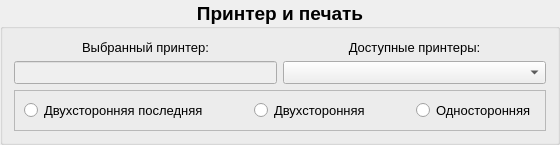
     <widget class="QGroupBox" name="groupBox_main_printer">
      <property name="font">
       <font>
        <pointsize>14</pointsize>
        <weight>75</weight>
        <bold>true</bold>
       </font>
      </property>
      <property name="title">
       <string>Принтер и печать</string>
      </property>
      <property name="alignment">
       <set>Qt::AlignCenter</set>
      </property>
      <layout class="QGridLayout" name="gridLayout_10">
       <item row="1" column="0">
        <widget class="QLineEdit" name="lineEdit_main_printer">
         <property name="enabled">
          <bool>false</bool>
         </property>
         <property name="sizePolicy">
          <sizepolicy hsizetype="Expanding" vsizetype="Fixed">
           <horstretch>0</horstretch>
           <verstretch>0</verstretch>
          </sizepolicy>
         </property>
         <property name="font">
          <font>
           <pointsize>10</pointsize>
           <weight>50</weight>
           <bold>false</bold>
          </font>
         </property>
        </widget>
       </item>
       <item row="2" column="0" colspan="2">
        <widget class="QFrame" name="frame_3">
         <property name="sizePolicy">
          <sizepolicy hsizetype="Preferred" vsizetype="Fixed">
           <horstretch>0</horstretch>
           <verstretch>0</verstretch>
          </sizepolicy>
         </property>
         <property name="frameShape">
          <enum>QFrame::StyledPanel</enum>
         </property>
         <property name="frameShadow">
          <enum>QFrame::Raised</enum>
         </property>
         <layout class="QGridLayout" name="gridLayout_4">
          <item row="0" column="0">
           <widget class="QRadioButton" name="radioButton_main_group4_last_duplex">
            <property name="font">
             <font>
              <pointsize>10</pointsize>
              <weight>50</weight>
              <bold>false</bold>
             </font>
            </property>
            <property name="text">
             <string>Двухсторонняя последняя</string>
            </property>
           </widget>
          </item>
          <item row="0" column="4">
           <widget class="QRadioButton" name="radioButton_main_group4_one_side">
            <property name="font">
             <font>
              <pointsize>10</pointsize>
              <weight>50</weight>
              <bold>false</bold>
             </font>
            </property>
            <property name="text">
             <string>Односторонняя</string>
            </property>
           </widget>
          </item>
          <item row="0" column="1">
           <spacer name="horizontalSpacer_6">
            <property name="orientation">
             <enum>Qt::Horizontal</enum>
            </property>
            <property name="sizeHint" stdset="0">
             <size>
              <width>40</width>
              <height>20</height>
             </size>
            </property>
           </spacer>
          </item>
          <item row="0" column="2">
           <widget class="QRadioButton" name="radioButton_main_group4_duplex">
            <property name="font">
             <font>
              <pointsize>10</pointsize>
              <weight>50</weight>
              <bold>false</bold>
             </font>
            </property>
            <property name="text">
             <string>Двухсторонняя</string>
            </property>
           </widget>
          </item>
          <item row="0" column="3">
           <spacer name="horizontalSpacer_7">
            <property name="orientation">
             <enum>Qt::Horizontal</enum>
            </property>
            <property name="sizeHint" stdset="0">
             <size>
              <width>40</width>
              <height>20</height>
             </size>
            </property>
           </spacer>
          </item>
         </layout>
        </widget>
       </item>
       <item row="0" column="1">
        <widget class="QLabel" name="label_main_available_printer">
         <property name="sizePolicy">
          <sizepolicy hsizetype="Preferred" vsizetype="Fixed">
           <horstretch>0</horstretch>
           <verstretch>0</verstretch>
          </sizepolicy>
         </property>
         <property name="font">
          <font>
           <pointsize>10</pointsize>
           <weight>50</weight>
           <bold>false</bold>
          </font>
         </property>
         <property name="text">
          <string>Доступные принтеры:</string>
         </property>
         <property name="alignment">
          <set>Qt::AlignCenter</set>
         </property>
        </widget>
       </item>
       <item row="1" column="1">
        <widget class="QComboBox" name="comboBox_main_printer">
         <property name="sizePolicy">
          <sizepolicy hsizetype="Expanding" vsizetype="Fixed">
           <horstretch>0</horstretch>
           <verstretch>0</verstretch>
          </sizepolicy>
         </property>
         <property name="font">
          <font>
           <pointsize>10</pointsize>
           <weight>50</weight>
           <bold>false</bold>
          </font>
         </property>
        </widget>
       </item>
       <item row="0" column="0">
        <widget class="QLabel" name="label_main_selected_printer">
         <property name="sizePolicy">
          <sizepolicy hsizetype="Preferred" vsizetype="Fixed">
           <horstretch>0</horstretch>
           <verstretch>0</verstretch>
          </sizepolicy>
         </property>
         <property name="font">
          <font>
           <pointsize>10</pointsize>
           <weight>50</weight>
           <bold>false</bold>
          </font>
         </property>
         <property name="text">
          <string>Выбранный принтер:</string>
         </property>
         <property name="alignment">
          <set>Qt::AlignCenter</set>
         </property>
        </widget>
       </item>
      </layout>
     </widget>
